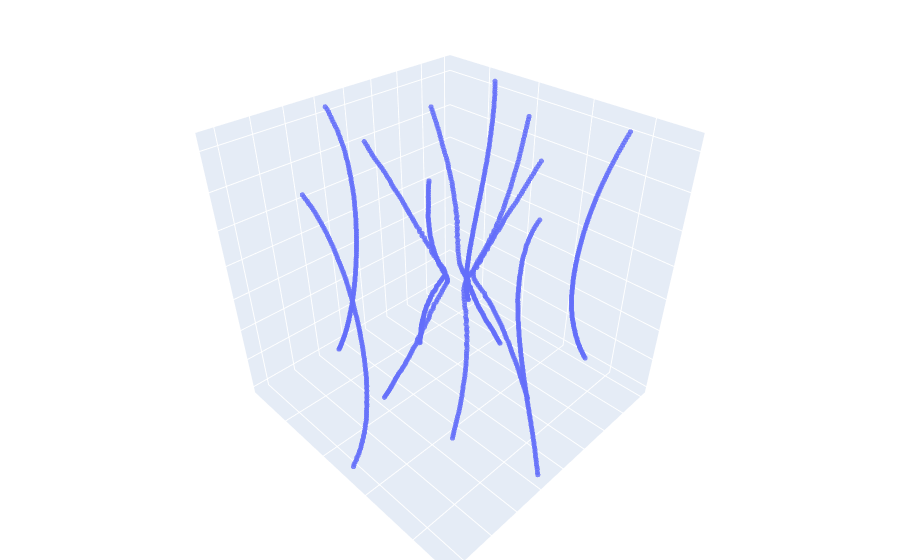

Notebook code cell kept with this figure:
### Markdown cell above
Now compute and plot the singularities

### Code cell
# Search only the central region of each padded propagation plane.
# Set this to None to search the full padded field, or choose another pixel size.

singularity_region_size = 128  # Original unpadded width: 128 pixels by default
if singularity_region_size is None:
    print('Searching the complete padded field for singularities.')
else:
    print(
        f'Searching the central {singularity_region_size} x '
        f'{singularity_region_size} pixels '
        f'({singularity_region_size*dx/mm:.3f} mm square).'
    )

sing = Singular2(TP, True, region_size=singularity_region_size)
knot_fig = KnotPlot(sing, 3)

### Figure 1 — Plotly figure (JSON) as saved in the notebook; plotly's stock layout.template omitted (floating-point values rounded to 4 significant figures; data arrays with more than 128 entries replaced by an {"elided": "..."} marker saying what was removed)
{"data": [{"marker": {"opacity": 0.8, "size": 3}, "mode": "markers", "type": "scatter3d", "x": {"elided": "1212 float values"}, "y": {"elided": "1212 float values"}, "z": {"elided": "1212 int values"}}], "layout": {"margin": {"b": 0, "l": 0, "r": 0, "t": 0}, "scene": {"xaxis": {"showticklabels": false, "title": {"text": ""}}, "yaxis": {"showticklabels": false, "title": {"text": ""}}, "zaxis": {"showticklabels": false, "title": {"text": ""}}}}}
